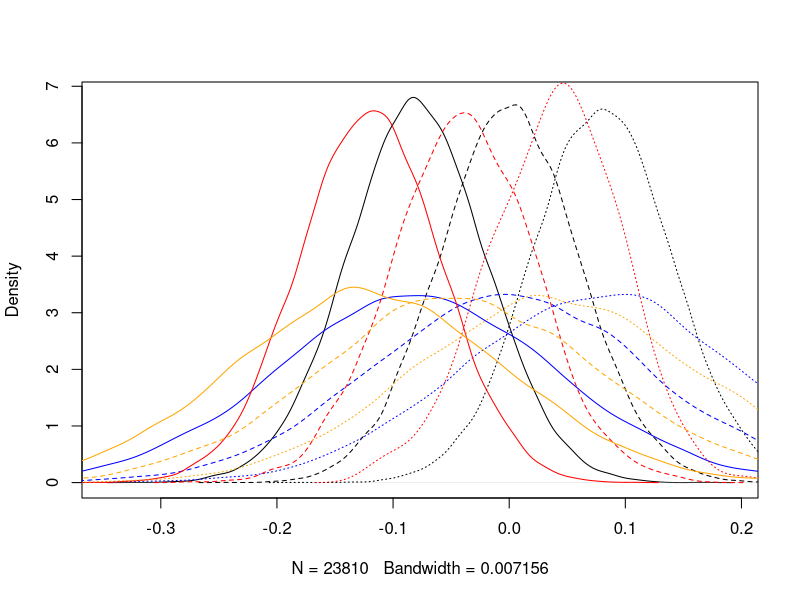
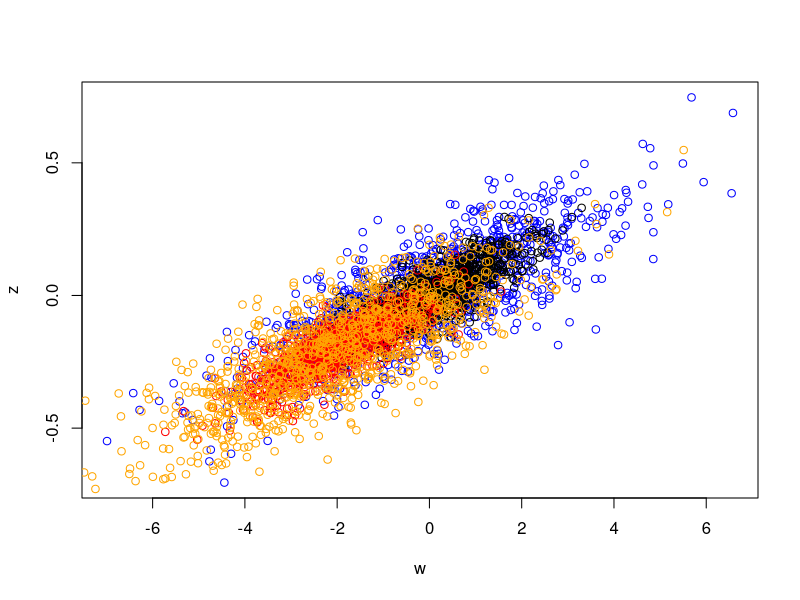
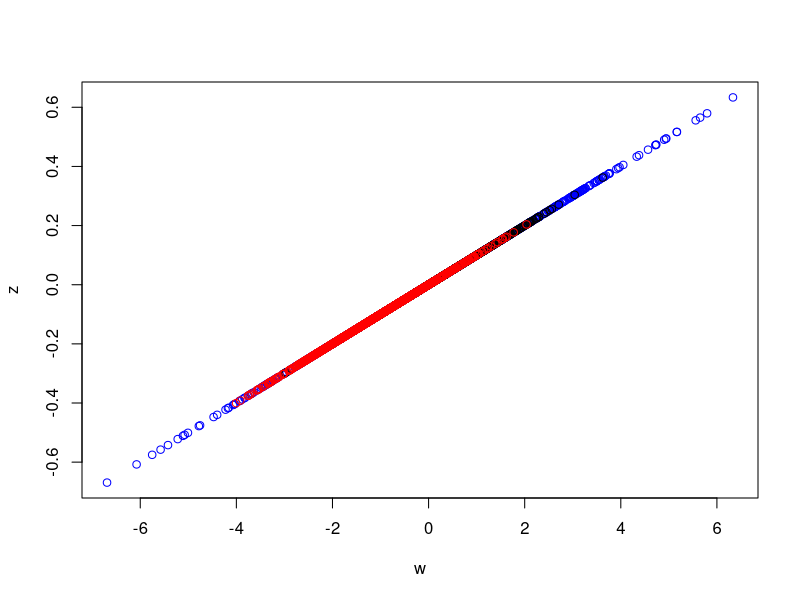

These figures' R source, in order:
#######################################################################################
# How do the reliability and discrimination ability of a signal relate to each other? #
#######################################################################################

require(MASS)

zwdist <- function(zmu,wmu,zsd,wsd,rho=0.8,nsim=10^6,...){
  zw_mu <- c(zmu,wmu)
  zw_sig <- matrix(c(zsd^2,rep(rho*zsd*wsd,2),wsd^2),nr=2,nc=2)
  zw <- mvrnorm(n=nsim, mu=zw_mu, Sigma=zw_sig)
  colnames(zw) <- c("z","w")
  zw <- as.data.frame(zw)
  
  zw$wcat <- cut(zw$w,...)
  byw <- with(zw,split(z,wcat))
  
  list(zw=zw,byw=byw)
}

mybreaks <- c(-1.05,-0.95,-0.05,0.05,0.95,1.05)

# Imperfect information ---------------------------------------------------

set.seed(100)
zw1 <- zwdist(zmu=0,wmu=0,zsd=0.1,wsd=1,breaks=mybreaks)
zw2 <- zwdist(zmu=0,wmu=0,zsd=0.1*2,wsd=1*2,breaks=mybreaks)
zw3 <- zwdist(zmu=-0.2,wmu=-2,zsd=0.1,wsd=1,breaks=mybreaks)
zw4 <- zwdist(zmu=-0.2,wmu=-2,zsd=0.1*2,wsd=1*2,breaks=mybreaks)

par(mfrow=c(1,1))
plot(density(zw1$byw[[1]]),lty=1,col="black",main="")
lines(density(zw1$byw[[3]]),lty=2,col="black")
lines(density(zw1$byw[[5]]),lty=3,col="black")
lines(density(zw2$byw[[1]]),lty=1,col="blue")
lines(density(zw2$byw[[3]]),lty=2,col="blue")
lines(density(zw2$byw[[5]]),lty=3,col="blue")
lines(density(zw3$byw[[1]]),lty=1,col="red")
lines(density(zw3$byw[[3]]),lty=2,col="red")
lines(density(zw3$byw[[5]]),lty=3,col="red")
lines(density(zw4$byw[[1]]),lty=1,col="orange")
lines(density(zw4$byw[[3]]),lty=2,col="orange")
lines(density(zw4$byw[[5]]),lty=3,col="orange")
# Increasing zsd only scales z up and down - doesn't change discrimination ability

plot(z~w,data=zw2$zw[1:1000,],col="blue")
points(z~w,data=zw1$zw[1:1000,],col="black")
points(z~w,data=zw3$zw[1:1000,],col="red")
points(z~w,data=zw4$zw[1:1000,],col="orange")

# Perfect information -----------------------------------------------------

zw1b <- zwdist(zmu=0,wmu=0,zsd=0.1,wsd=1,breaks=mybreaks,rho=1)
zw2b <- zwdist(zmu=0,wmu=0,zsd=0.2,wsd=2,breaks=mybreaks,rho=1)
zw3b <- zwdist(zmu=-0.1,wmu=-1,zsd=0.1,wsd=1,breaks=mybreaks,rho=1)

plot(z~w,data=zw2b$zw[1:1000,],col="blue")
points(z~w,data=zw1b$zw[1:1000,],col="black")
points(z~w,data=zw3b$zw[1:1000,],col="red")
